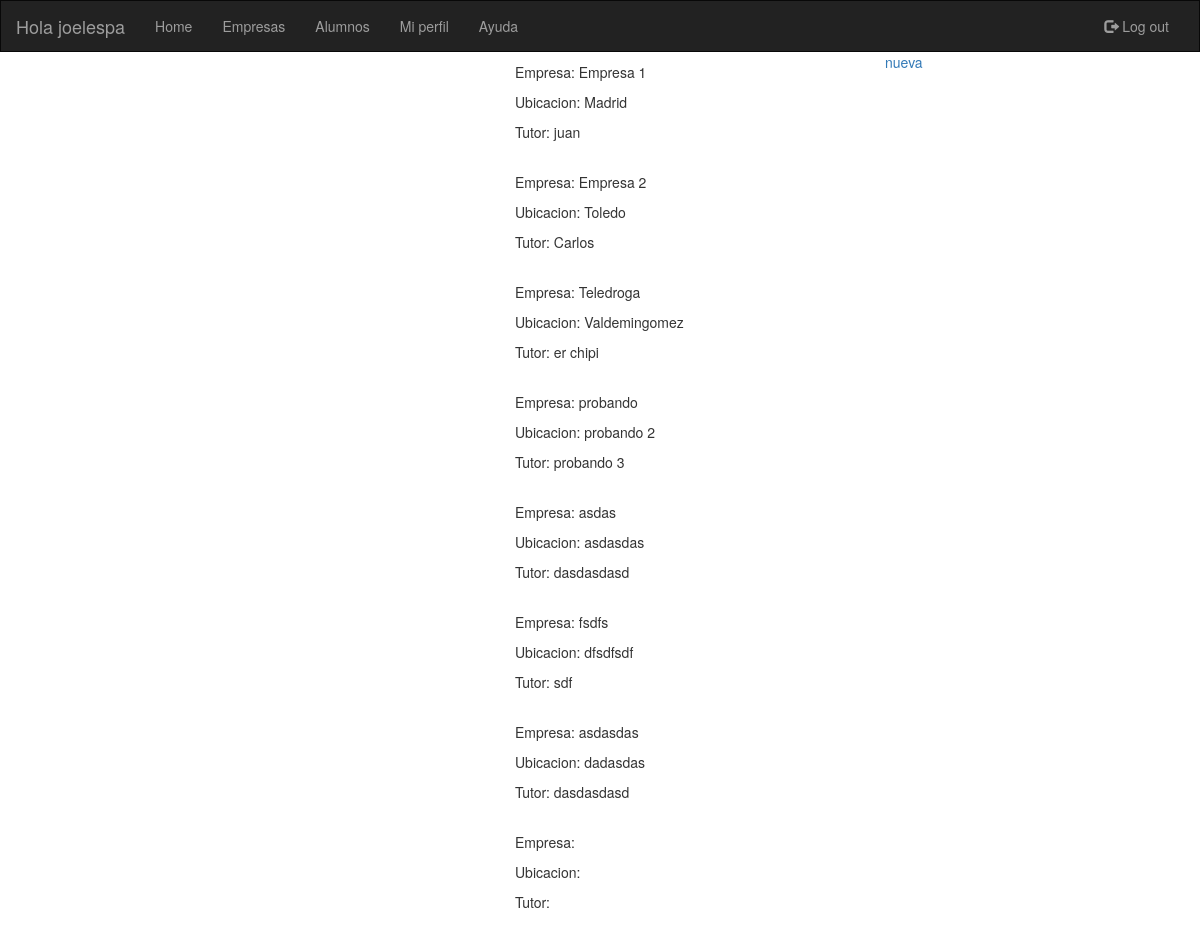
The app's page /empresas/ (signed in) with its own data.
### sopa/models.py (models this page shows)
class usuarios (AbstractUser):
    id_grado = models.IntegerField(null=True,blank=True,default='0')

class empresas (models.Model):
    nombre_empresa = models.TextField(max_length=30,null=True,blank=True,default='')
    ubicacion = models.TextField(max_length=40,null=True,blank=True,default='')
    tutor = models.TextField(max_length=25,null=True,blank=True,default='')
    valoracion = models.IntegerField(null=True,blank=True,default='0')

### sopa/views.py (the view)
# urls.py: url(r'^empresas/$', views.lista_empresas, name='lista_empresas'),
@login_required
def lista_empresas(request):
    empresa = empresas.objects.all()
    return render(request, 'sopa/lista_empresas.html', {'empresas' : empresa})

### sopa/templates/sopa/lista_empresas.html
{% extends "sopa/index.html" %}
{% block content %}
<div class ="row col-md-4 col-md-offset-5">
{% for empresa in empresas %}
  <p> Empresa: {{empresa.nombre_empresa}} </p>
  <p> Ubicacion: {{empresa.ubicacion}} </p>
  <p> Tutor: {{empresa.tutor}} </p>
  <br>
{% endfor %}
</div>
<a href="/empresas/new/">nueva</a>
{% endblock content %}

### sopa/templates/sopa/index.html (shortened to what this page needs)
{% load staticfiles %}
<!DOCTYPE html>
<html lang="en">
<head>
  <link rel="stylesheet" href="https://maxcdn.bootstrapcdn.com/bootstrap/3.3.7/css/bootstrap.min.css">
  <link rel="stylesheet" href="{% static 'css/sopa.css' %}">
  <nav class="navbar navbar-inverse">
  <div class="container-fluid">
    <div class="navbar-header">
      <a class="navbar-brand" >Hola {{ user.username }}</a>
    </div>
    <div class="collapse navbar-collapse" id="myNavbar">
      <ul class="nav navbar-nav">
        <li><a href="/home">Home</a></li>
        <li><a title="Empresas" href="/empresas">Empresas</a></li>
        <li><a title="Alumnos" href="/usuarios">Alumnos</a></li>
        <li><a title="Mi perfil" href="/usuarios/miperfil">Mi perfil</a></li>
        <li><a title="Ayuda" href="#">Ayuda</a></li>
      </ul>
      <ul class="nav navbar-nav navbar-right">
        <li><a href="/logout"><span class="glyphicon glyphicon-log-out"></span> Log out</a></li>
      </ul>
    </div>
  </div>
</nav>
</head>
<body>
{% block content %}
{% endblock content %}
</body>

### sopa/static/css/sopa.css (style rules this page uses)
.navbar { margin-bottom: 0; border-radius: 0; }
.row { margin-top: 10px; }

### records on screen
usuarios: username "joelespa"
empresas: nombre_empresa "Empresa 1", ubicacion "Madrid", tutor "juan"
empresas: nombre_empresa "Empresa 2", ubicacion "Toledo", tutor "Carlos"
empresas: nombre_empresa "Teledroga", ubicacion "Valdemingomez", tutor "er chipi"
empresas: nombre_empresa "probando", ubicacion "probando 2", tutor "probando 3"
empresas: nombre_empresa "asdas", ubicacion "asdasdas", tutor "dasdasdasd"
empresas: nombre_empresa "fsdfs", ubicacion "dfsdfsdf", tutor "sdf"
empresas: nombre_empresa "asdasdas", ubicacion "dadasdas", tutor "dasdasdasd"
